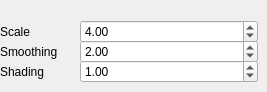
     <widget class="QWidget" name="tab_8">
      <attribute name="title">
       <string>Reflection</string>
      </attribute>
      <widget class="QLabel" name="label_39">
       <property name="geometry">
        <rect>
         <x>0</x>
         <y>20</y>
         <width>95</width>
         <height>23</height>
        </rect>
       </property>
       <property name="text">
        <string>Scale</string>
       </property>
      </widget>
      <widget class="QLabel" name="label_42">
       <property name="geometry">
        <rect>
         <x>0</x>
         <y>40</y>
         <width>95</width>
         <height>23</height>
        </rect>
       </property>
       <property name="text">
        <string>Smoothing</string>
       </property>
      </widget>
      <widget class="QLabel" name="label_52">
       <property name="geometry">
        <rect>
         <x>0</x>
         <y>60</y>
         <width>95</width>
         <height>23</height>
        </rect>
       </property>
       <property name="text">
        <string>Shading</string>
       </property>
      </widget>
      <widget class="QDoubleSpinBox" name="ShaderReflectionScale">
       <property name="geometry">
        <rect>
         <x>80</x>
         <y>20</y>
         <width>178</width>
         <height>23</height>
        </rect>
       </property>
       <property name="value">
        <double>4.000000000000000</double>
       </property>
      </widget>
      <widget class="QDoubleSpinBox" name="ShaderReflectionSmoothing">
       <property name="geometry">
        <rect>
         <x>80</x>
         <y>40</y>
         <width>178</width>
         <height>23</height>
        </rect>
       </property>
       <property name="value">
        <double>2.000000000000000</double>
       </property>
      </widget>
      <widget class="QDoubleSpinBox" name="ShaderReflectionShading">
       <property name="geometry">
        <rect>
         <x>80</x>
         <y>60</y>
         <width>178</width>
         <height>23</height>
        </rect>
       </property>
       <property name="value">
        <double>1.000000000000000</double>
       </property>
      </widget>
     </widget>
